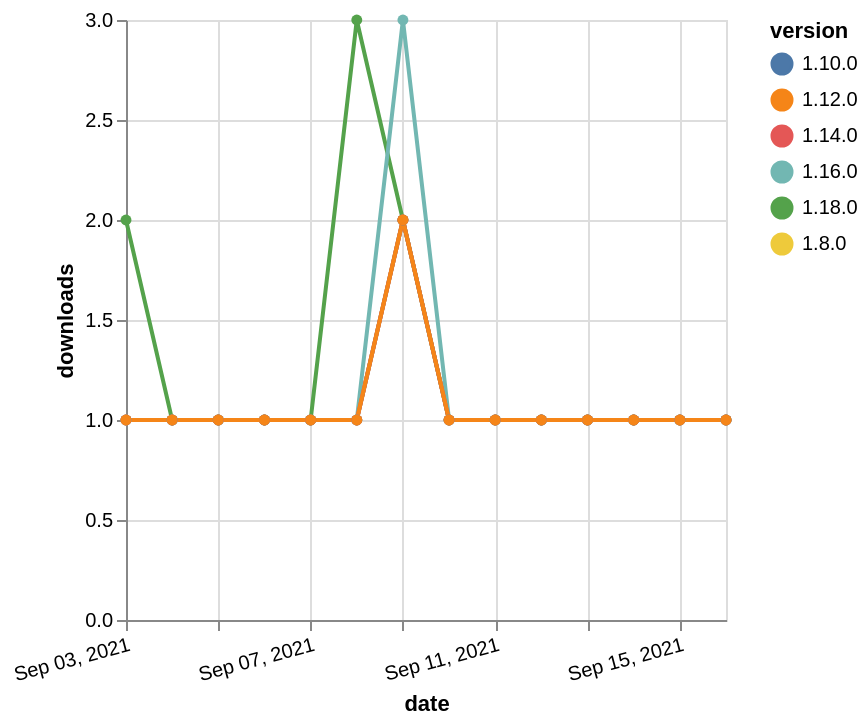

Express this chart as Vega-Lite.
### Vega-Lite specification from a JSON file in a GitHub repository (floating-point values rounded to 4 significant figures)
{"$schema": "https://vega.github.io/schema/vega-lite/v5.json", "description": "A simple bar chart with embedded data.", "data": {"values": [{"date": "2021-09-03", "total": 125, "delta": 2, "version": "1.18.0"}, {"date": "2021-09-04", "total": 126, "delta": 1, "version": "1.18.0"}, {"date": "2021-09-05", "total": 127, "delta": 1, "version": "1.18.0"}, {"date": "2021-09-06", "total": 128, "delta": 1, "version": "1.18.0"}, {"date": "2021-09-07", "total": 129, "delta": 1, "version": "1.18.0"}, {"date": "2021-09-08", "total": 132, "delta": 3, "version": "1.18.0"}, {"date": "2021-09-09", "total": 134, "delta": 2, "version": "1.18.0"}, {"date": "2021-09-10", "total": 135, "delta": 1, "version": "1.18.0"}, {"date": "2021-09-11", "total": 136, "delta": 1, "version": "1.18.0"}, {"date": "2021-09-12", "total": 137, "delta": 1, "version": "1.18.0"}, {"date": "2021-09-13", "total": 138, "delta": 1, "version": "1.18.0"}, {"date": "2021-09-14", "total": 139, "delta": 1, "version": "1.18.0"}, {"date": "2021-09-15", "total": 140, "delta": 1, "version": "1.18.0"}, {"date": "2021-09-16", "total": 141, "delta": 1, "version": "1.18.0"}, {"date": "2021-09-03", "total": 242, "delta": 1, "version": "1.8.0"}, {"date": "2021-09-04", "total": 243, "delta": 1, "version": "1.8.0"}, {"date": "2021-09-05", "total": 244, "delta": 1, "version": "1.8.0"}, {"date": "2021-09-06", "total": 245, "delta": 1, "version": "1.8.0"}, {"date": "2021-09-07", "total": 246, "delta": 1, "version": "1.8.0"}, {"date": "2021-09-08", "total": 247, "delta": 1, "version": "1.8.0"}, {"date": "2021-09-09", "total": 249, "delta": 2, "version": "1.8.0"}, {"date": "2021-09-10", "total": 250, "delta": 1, "version": "1.8.0"}, {"date": "2021-09-11", "total": 251, "delta": 1, "version": "1.8.0"}, {"date": "2021-09-12", "total": 252, "delta": 1, "version": "1.8.0"}, {"date": "2021-09-13", "total": 253, "delta": 1, "version": "1.8.0"}, {"date": "2021-09-14", "total": 254, "delta": 1, "version": "1.8.0"}, {"date": "2021-09-15", "total": 255, "delta": 1, "version": "1.8.0"}, {"date": "2021-09-16", "total": 256, "delta": 1, "version": "1.8.0"}, {"date": "2021-09-03", "total": 201, "delta": 1, "version": "1.10.0"}, {"date": "2021-09-04", "total": 202, "delta": 1, "version": "1.10.0"}, {"date": "2021-09-05", "total": 203, "delta": 1, "version": "1.10.0"}, {"date": "2021-09-06", "total": 204, "delta": 1, "version": "1.10.0"}, {"date": "2021-09-07", "total": 205, "delta": 1, "version": "1.10.0"}, {"date": "2021-09-08", "total": 206, "delta": 1, "version": "1.10.0"}, {"date": "2021-09-09", "total": 208, "delta": 2, "version": "1.10.0"}, {"date": "2021-09-10", "total": 209, "delta": 1, "version": "1.10.0"}, {"date": "2021-09-11", "total": 210, "delta": 1, "version": "1.10.0"}, {"date": "2021-09-12", "total": 211, "delta": 1, "version": "1.10.0"}, {"date": "2021-09-13", "total": 212, "delta": 1, "version": "1.10.0"}, {"date": "2021-09-14", "total": 213, "delta": 1, "version": "1.10.0"}, {"date": "2021-09-15", "total": 214, "delta": 1, "version": "1.10.0"}, {"date": "2021-09-16", "total": 215, "delta": 1, "version": "1.10.0"}, {"date": "2021-09-03", "total": 181, "delta": 1, "version": "1.16.0"}, {"date": "2021-09-04", "total": 182, "delta": 1, "version": "1.16.0"}, {"date": "2021-09-05", "total": 183, "delta": 1, "version": "1.16.0"}, {"date": "2021-09-06", "total": 184, "delta": 1, "version": "1.16.0"}, {"date": "2021-09-07", "total": 185, "delta": 1, "version": "1.16.0"}, {"date": "2021-09-08", "total": 186, "delta": 1, "version": "1.16.0"}, {"date": "2021-09-09", "total": 189, "delta": 3, "version": "1.16.0"}, {"date": "2021-09-10", "total": 190, "delta": 1, "version": "1.16.0"}, {"date": "2021-09-11", "total": 191, "delta": 1, "version": "1.16.0"}, {"date": "2021-09-12", "total": 192, "delta": 1, "version": "1.16.0"}, {"date": "2021-09-13", "total": 193, "delta": 1, "version": "1.16.0"}, {"date": "2021-09-14", "total": 194, "delta": 1, "version": "1.16.0"}, {"date": "2021-09-15", "total": 195, "delta": 1, "version": "1.16.0"}, {"date": "2021-09-16", "total": 196, "delta": 1, "version": "1.16.0"}, {"date": "2021-09-03", "total": 162, "delta": 1, "version": "1.14.0"}, {"date": "2021-09-04", "total": 163, "delta": 1, "version": "1.14.0"}, {"date": "2021-09-05", "total": 164, "delta": 1, "version": "1.14.0"}, {"date": "2021-09-06", "total": 165, "delta": 1, "version": "1.14.0"}, {"date": "2021-09-07", "total": 166, "delta": 1, "version": "1.14.0"}, {"date": "2021-09-08", "total": 167, "delta": 1, "version": "1.14.0"}, {"date": "2021-09-09", "total": 169, "delta": 2, "version": "1.14.0"}, {"date": "2021-09-10", "total": 170, "delta": 1, "version": "1.14.0"}, {"date": "2021-09-11", "total": 171, "delta": 1, "version": "1.14.0"}, {"date": "2021-09-12", "total": 172, "delta": 1, "version": "1.14.0"}, {"date": "2021-09-13", "total": 173, "delta": 1, "version": "1.14.0"}, {"date": "2021-09-14", "total": 174, "delta": 1, "version": "1.14.0"}, {"date": "2021-09-15", "total": 175, "delta": 1, "version": "1.14.0"}, {"date": "2021-09-16", "total": 176, "delta": 1, "version": "1.14.0"}, {"date": "2021-09-03", "total": 183, "delta": 1, "version": "1.12.0"}, {"date": "2021-09-04", "total": 184, "delta": 1, "version": "1.12.0"}, {"date": "2021-09-05", "total": 185, "delta": 1, "version": "1.12.0"}, {"date": "2021-09-06", "total": 186, "delta": 1, "version": "1.12.0"}, {"date": "2021-09-07", "total": 187, "delta": 1, "version": "1.12.0"}, {"date": "2021-09-08", "total": 188, "delta": 1, "version": "1.12.0"}, {"date": "2021-09-09", "total": 190, "delta": 2, "version": "1.12.0"}, {"date": "2021-09-10", "total": 191, "delta": 1, "version": "1.12.0"}, {"date": "2021-09-11", "total": 192, "delta": 1, "version": "1.12.0"}, {"date": "2021-09-12", "total": 193, "delta": 1, "version": "1.12.0"}, {"date": "2021-09-13", "total": 194, "delta": 1, "version": "1.12.0"}, {"date": "2021-09-14", "total": 195, "delta": 1, "version": "1.12.0"}, {"date": "2021-09-15", "total": 196, "delta": 1, "version": "1.12.0"}, {"date": "2021-09-16", "total": 197, "delta": 1, "version": "1.12.0"}]}, "width": "container", "mark": {"type": "line", "point": {"filled": true}}, "encoding": {"x": {"field": "date", "type": "temporal", "timeUnit": "yearmonthdate", "title": "date", "axis": {"labelAngle": -15}}, "y": {"field": "delta", "type": "quantitative", "title": "downloads"}, "color": {"field": "version", "type": "nominal"}, "tooltip": {"field": "delta"}}}
